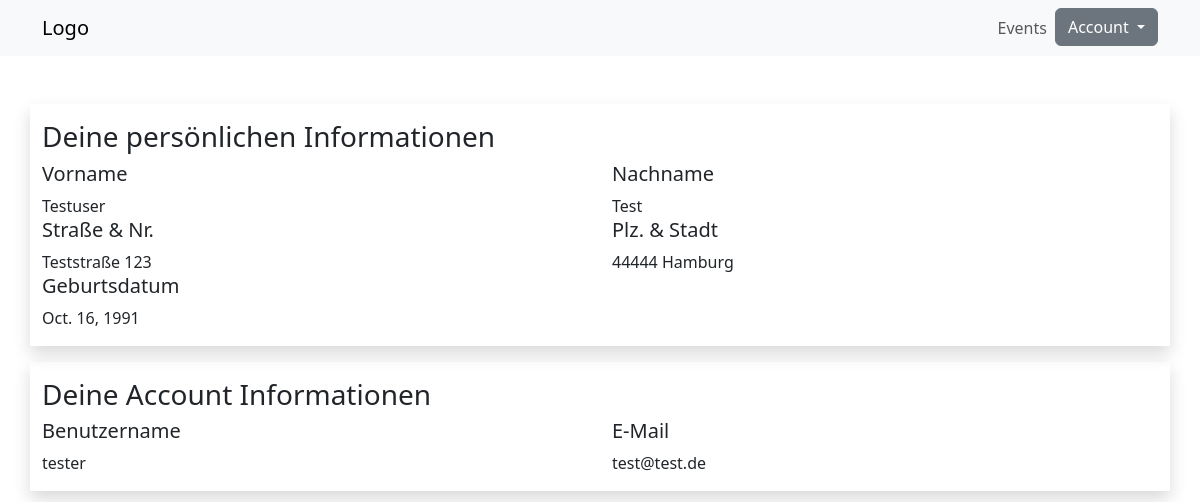
Screenshot of /profile (signed in) with the database file from the repository.
### ticketApp/models.py (models this page shows, shortened)
class Profile(models.Model):
    user = models.OneToOneField(User, on_delete=models.CASCADE)
    street = models.CharField(max_length=200, blank=True)
    zip_code = models.IntegerField(default=0, blank=True)
    city = models.CharField(max_length=100, blank=True)
    birth_date = models.DateField(null=True, blank=True)

### ticketApp/views.py (the view)
# urls.py: path('profile', views.profile, name='profile'),
def profile(request):
    user_profile = request.user.profile
    if request.method == 'POST':
        form = ProfileForm(request.POST, instance=request.user.profile)
        if form.is_valid():
            form.save()
    else:
        required_fields = ['street', 'zip_code', 'city', 'birth_date']
        profile_incomplete = False
        for field in required_fields:
            if not getattr(user_profile, field):
                profile_incomplete = True
                break
        form = ProfileForm()
        context = {
            'user_profile': user_profile,
            'profile_incomplete': profile_incomplete,
            'form': form
        }
        return render(request, "profile/index.html", context)

### ticketApp/templates/profile/index.html (shortened to what this page needs)
{% extends 'base.html' %}
{% load widget_tweaks %}
{% block content %}
<div class="container mt-5">
  <div class="row shadow mb-3 py-3">
    <h3>Deine persönlichen Informationen</h3>
    <div class="col-6">
      <h5>Vorname</h5>
      {{request.user.first_name}}
    </div>
    <div class="col-6">
      <h5>Nachname</h5>
      {{request.user.last_name}}
    </div>
    <div class="col-6">
      <h5>Straße & Nr.</h5>
      {{user_profile.street}}
    </div>
    <div class="col-6">
      <h5>Plz. & Stadt</h5>
      {{user_profile.zip_code}} {{user_profile.city}}
    </div>
    <div class="col-6">
      <h5>Geburtsdatum</h5>
      {{user_profile.birth_date}}
    </div>
  </div>
  <div class="row shadow py-3">
    <h3>Deine Account Informationen</h3>
    <div class="col-6">
      <h5>Benutzername</h5>
      {{request.user.get_username}}
    </div>
    <div class="col-6">
      <h5>E-Mail</h5>
      {{request.user.email}}
    </div>
  </div>
</div>
{% endblock content %}

### rows the page displays
Profile: street "Teststraße 123", zip_code "44444", city "Hamburg", birth_date "Oct. 16, 1991"

### other values shown
{{ request.user.first_name }} "Testuser"
{{ request.user.last_name }} "Test"
{{ request.user.get_username }} "tester"
{{ request.user.email }} "test@test.de"
